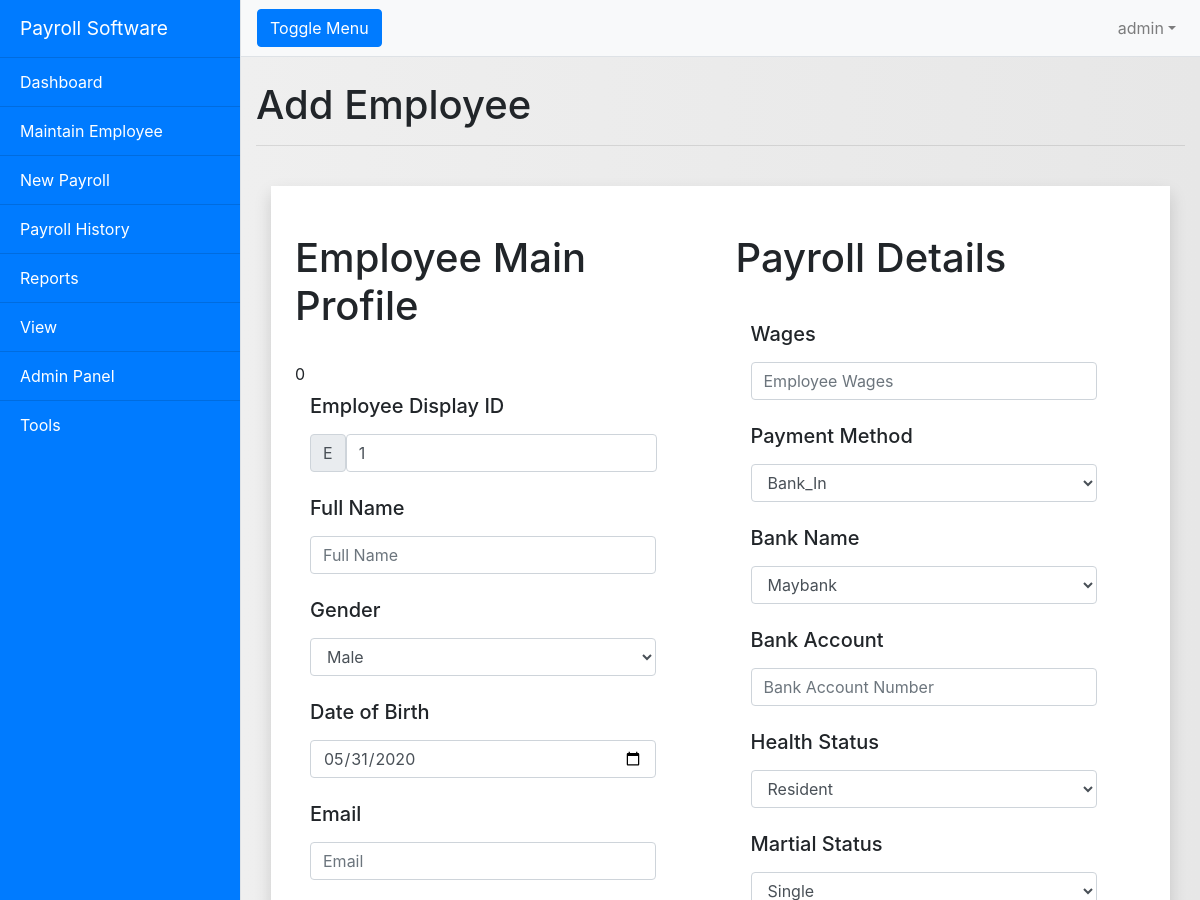
/addemployee.php (signed in, upper part), run on an earlier commit of the app's database.
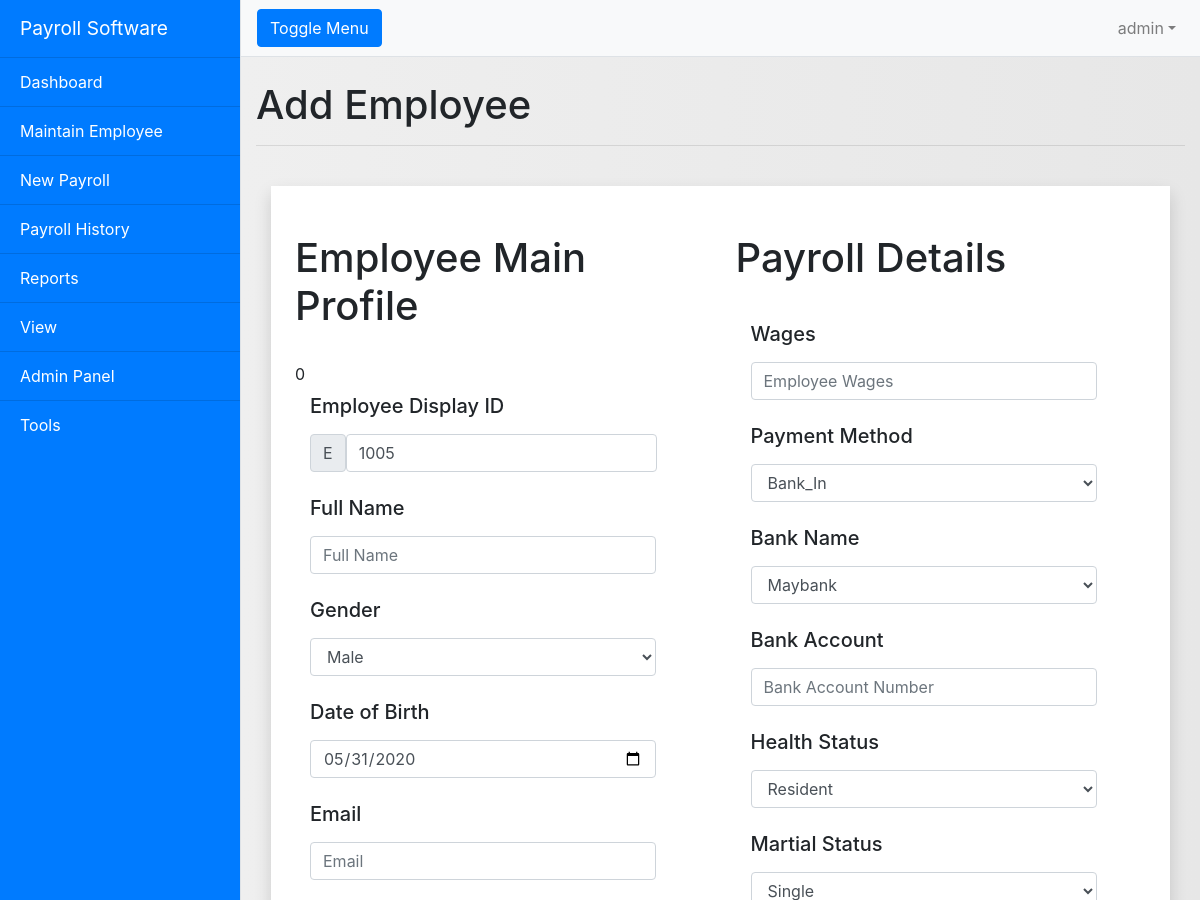
And on a later commit of the database.
### tables this page shows
CREATE TABLE `employee_id_count` (
  `id` int(11) NOT NULL,
  `emp_id_count` int(11) NOT NULL
);

### addemployee.php (the view, shortened to what the changed rows need)
<?php
	include "conn.php";
?>
<!DOCTYPE html>
<html lang="en">
<head>
<?php include "all_css.php"; ?>
</head>
<body>
<div class="d-flex" id="wrapper">
<div id="page-content-wrapper">
<div class="container-fluid">
<h1 class="mt-4">Add Employee</h1>
<section class="container py-4 col-sm-12">
    <div class="row">
        <div class="col-md-12">
            <div class="bg-white shadow mb-5">
                <div id="myTabContent" class="tab-content">
                    <div id="home" role="tabpanel" aria-labelledby="home-tab" class="tab-pane fade px-4 py-5 show active">
						<?php
						$format_emp_wages=0;
						$show_sql = mysqli_query($conn, "SELECT * FROM employee_id_count");
						$show_data = mysqli_fetch_assoc($show_sql);
						$show_emp_id_count = $show_data['emp_id_count'] + 1;
							?>
								<form class="form-horizontal" role="form" method="post">
<div class="row"><div class="col-sm-6">
									<a id="employee_section"><h1>Employee Main Profile</h1></a>
									<br> <?php echo $format_emp_wages; ?>
									<div class="form-group">
										<div class="col-sm-11">
											<div class="input-group-prepend">
												<span class="input-group-text">E</span>
												<input type="number" id="emp_display_id" name="emp_display_id" class="form-control" min="1000" max="9999" value="<?php echo $show_emp_id_count; ?>" autofocus>
											</div>
										</div>
									</div>
							</div>
									<br/>
<div class="col-sm-6">
									<a id="payroll_section"><h1>Payroll Details</h1></a>
									<br>
							</div></div>
								</form>
                    </div>
                </div>
            </div>
        </div>
	</div>
</section>
</div>
</div>
</div>
</body>
</html>

What changed in the data, as far as the page shows it:
added employee_id_count: emp_display_id "1005"
Also different on the page:
form field emp_display_id: "1" → (not shown)
